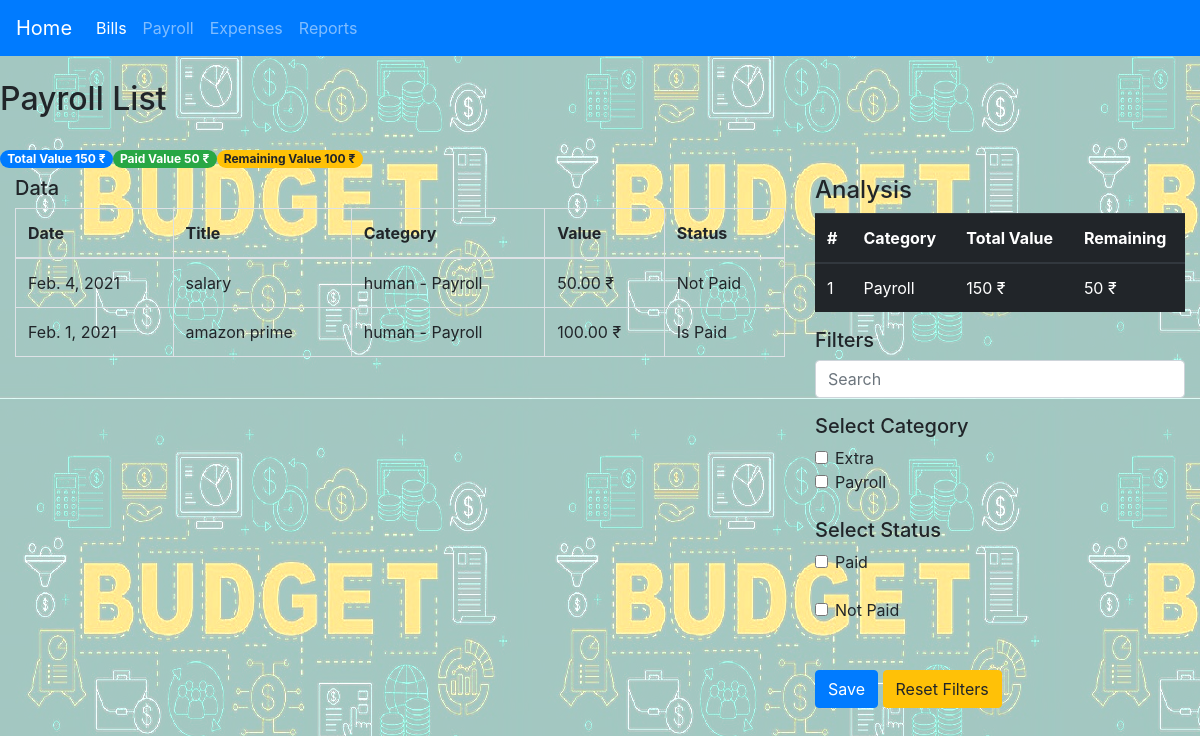
Screenshot of /payroll/ with the database file from the repository.
### expenses/models.py (models this page shows, shortened)
class DefaultExpenseModel(models.Model):
    title = models.CharField(max_length=100, blank=True, null=True)
    date_expired = models.DateField()
    final_value = models.DecimalField(default=0, decimal_places=2, max_digits=20)
    paid_value = models.DecimalField(default=0, decimal_places=2, max_digits=20)
    is_paid = models.BooleanField(default=False)
    payment_method = models.ForeignKey(PaymentMethod, null=True, on_delete=models.SET_NULL)
    objects = models.Manager()
    my_query = GeneralManager()
    class Meta:
        abstract = True
    def tag_final_value(self):
        return f'{self.final_value} {CURRENCY}'
    tag_final_value.short_description = 'Value'
    def tag_is_paid(self):
        return 'Is Paid' if self.is_paid else 'Not Paid'
    tag_is_paid.short_description = 'Paid'
    @staticmethod
    def analysis(queryset):
        total_value = queryset.aggregate(Sum('final_value'))['final_value__sum'] if queryset else 0
        paid_value = queryset.filter(is_paid=False).aggregate(Sum('final_value'))['final_value__sum']\
            if queryset.filter(is_paid=False) else 0
        diff = total_value - paid_value
        category_analysis = queryset.values('category__title').annotate(total_value=Sum('final_value'),
                                                                       remaining=Sum(F('final_value')-F('paid_value'))
                                                                       ).order_by('remaining')
        return [total_value, paid_value, diff, category_analysis]
    @staticmethod
    def filters_data(request, queryset):
        search_name = request.GET.get('search_name', None)
        cate_name = request.GET.getlist('cate_name', None)
        paid_name = request.GET.getlist('paid_name', None)
        person_name = request.GET.getlist('person_name', None)
        queryset = queryset.filter(title__icontains=search_name) if search_name else queryset
        queryset = queryset.filter(category__id__in=cate_name) if cate_name else queryset
        queryset = queryset.filter(is_paid=True) if 'paid' == paid_name else queryset.filter(is_paid=False)\
            if 'not_paid' == paid_name else queryset
        if person_name:
            try:
                queryset = queryset.filter(person__id__in=person_name)
            except:
                queryset = queryset
        return queryset

class Payroll(DefaultExpenseModel):
    person = models.ForeignKey(Person, null=True, on_delete=models.SET_NULL, related_name='person_payroll')
    category = models.ForeignKey(PayrollCategory, null=True, on_delete=models.SET_NULL, related_name='category_payroll')
    class Meta:
        verbose_name_plural = '5. Payroll'
        ordering = ['-date_expired']
    def tag_category(self):
        return f'{self.person} - {self.category}'

class Person(models.Model):
    title = models.CharField(unique=True, max_length=150)
    occupation = models.CharField(max_length=100, blank=True, null=True)
    phone = models.CharField(max_length=10, blank=True, null=True)
    balance = models.DecimalField(default=0, max_digits=20, decimal_places=2)
    class Meta:
        verbose_name_plural = '4. Persons'
    def __str__(self):
        return self.title
    def tag_balance(self):
        return f'{self.balance} {CURRENCY}'
    tag_balance.short_description = 'Value'

class PayrollCategory(models.Model):
    title = models.CharField(unique=True, max_length=150)
    balance = models.DecimalField(default=0, max_digits=20, decimal_places=2)
    class Meta:
        verbose_name_plural = '3. Payroll Category'
    def __str__(self):
        return self.title
    def tag_balance(self):
        return f'{self.balance} {CURRENCY}'
    tag_balance.short_description = 'Value'

### expenses/views.py (the view)
# urls.py: path('payroll/', PayrollListView.as_view(), name='payroll_view'),
class PayrollListView(ListView):
    model = Payroll
    template_name = 'page_list.html'
    paginate_by = 100
    def get_queryset(self):
        queryset = Payroll.objects.all()
        queryset = Payroll.filters_data(self.request, queryset)
        return queryset
    def get_context_data(self, **kwargs):
        context = super(PayrollListView, self).get_context_data(**kwargs)
        page_title = 'Payroll List'
        categories = PayrollCategory.objects.all()
        persons = Person.objects.all()
        search_name, cate_name, paid_name, person_name = [self.request.GET.get('search_name', None),
                                                          self.request.GET.getlist('cate_name', None),
                                                          self.request.GET.getlist('paid_name', None),
                                                          self.request.GET.getlist('person_name', None)
                                                          ]
        total_value, paid_value, diff, category_analysis = Payroll.analysis(self.object_list)
        currency = CURRENCY
        context.update(locals())
        return context

### expenses/templates/page_list.html (shortened to what this page needs)
{% extends "index.html" %}
{% block container %}
    <div class="row">
        <h2 class="center">{{ page_title }}</h2>
    </div>
        <br>
    <div class="row">
        <label class="badge badge-pill badge-primary">Total Value {{ total_value }} {{ currency }}</label>
        <label class="badge badge-pill badge-success">Paid Value {{ paid_value }} {{ currency }}</label>
        <label class="badge badge-pill badge-warning">Remaining Value {{ diff }} {{ currency }}</label>
    </div>
    <div class="row">
        <div class="col-8">
            <h5>Data</h5>
            <table class="table table-bordered">
                <thead>
                    <tr>
                        <th>Date</th>
                        <th>Title</th>
                        <th>Category</th>
                        <th>Value</th>
                        <th>Status</th>
                    </tr>
                </thead>
                <tbody>
                    {% for order in object_list %}
                    <tr>
                        <td>{{ order.date_expired|date }}</td>
                        <td>{{ order.title }}</td>
                        <td>{{ order.tag_category }}</td>
                        <td>{{ order.tag_final_value }}</td>
                        <td>{{ order.tag_is_paid }}</td>
                    </tr>
                    {% empty %}
                        <tr></tr>
                    {% endfor %}
                </tbody>
            </table>
        </div>
        <div class="col-4">
            <h4>Analysis</h4>
            <table class="table table-dark table-hover">
                <thead>
                    <tr>
                        <th>#</th>
                        <th>Category</th>
                        <th>Total Value</th>
                        <th>Remaining</th>
                    </tr>
                </thead>
                <tbody>
                    {% for category in category_analysis %}
                        <tr>
                            <td>{{ forloop.counter }}</td>
                            <td>{{ category.category__title }}</td>
                            <td>{{ category.total_value }} {{ currency }}</td>
                            <td>{{ category.remaining }} {{ currency }}</td>
                        </tr>
                    {% empty %}
                        <tr>
                            <td colspan="4">No data</td>
                        </tr>
                    {% endfor %}
                </tbody>
            </table>
            <h5>Filters</h5>
            <form method="get">
                <div class="form-group">
                    <input class="form-control"
                           name="search_name"
                           {% if search_name %}
                            value="{{ search_name }}" placeholder="{{ search_name }}"
                           {% else %}
                            placeholder="Search"
                           {% endif %}
                    >
                </div>
                {% if categories %}
                    <h5>Select Category</h5>
                    {% for category in categories %}
                        <div class="form-check">
                            <input class="form-check-input"
                                   type="checkbox"
                                   name="cate_name"
                                   value="{{ category.id }}"
                                   id="cate_id_{{ category.id }}"
                            >
                            <label class="form-check-label" for="cate_id_{{ category.id }}">{{ category }}</label>
                        </div>
                    {% endfor %}
                {% endif %}
                <br>
                <h5>Select Status</h5>
                <div class="form-check">
                    <input class="form-check-input"
                           type="checkbox"
                           name="paid_name"
                           value="paid"
                           id="paid_"
                    >
                    <label class="form-check-label" for="paid_">Paid</label>
                </div>
                <br>
                <div class="form-check">
                    <input class="form-check-input"
                           type="checkbox"
                           name="paid_name"
                           value="not_paid"
                           id="not_paid_"
                    >
                    <label class="form-check-label" for="not_paid_">Not Paid</label>
                </div>
                <br> <br>
                <button type="submit" class="btn btn-primary">Save</button>
                <a href="{{ request.path }}" class="btn btn-warning">Reset Filters</a>
            </form>
        </div>
    </div>
{% endblock %}

### rows the page displays
Payroll: date_expired "Feb. 4, 2021", title "salary", tag_category "human - Payroll", tag_final_value "50.00 ₹", tag_is_paid "Not Paid"
Payroll: date_expired "Feb. 1, 2021", title "amazon prime", tag_category "human - Payroll", tag_final_value "100.00 ₹", tag_is_paid "Is Paid"
PayrollCategory: category__title "Payroll", total_value "150", currency "₹", remaining "50", title "Payroll"
PayrollCategory: title "Extra"

### other values shown
{{ page_title }} "Payroll List"
{{ total_value }} "150"
{{ currency }} "₹"
{{ paid_value }} "50"
{{ diff }} "100"
